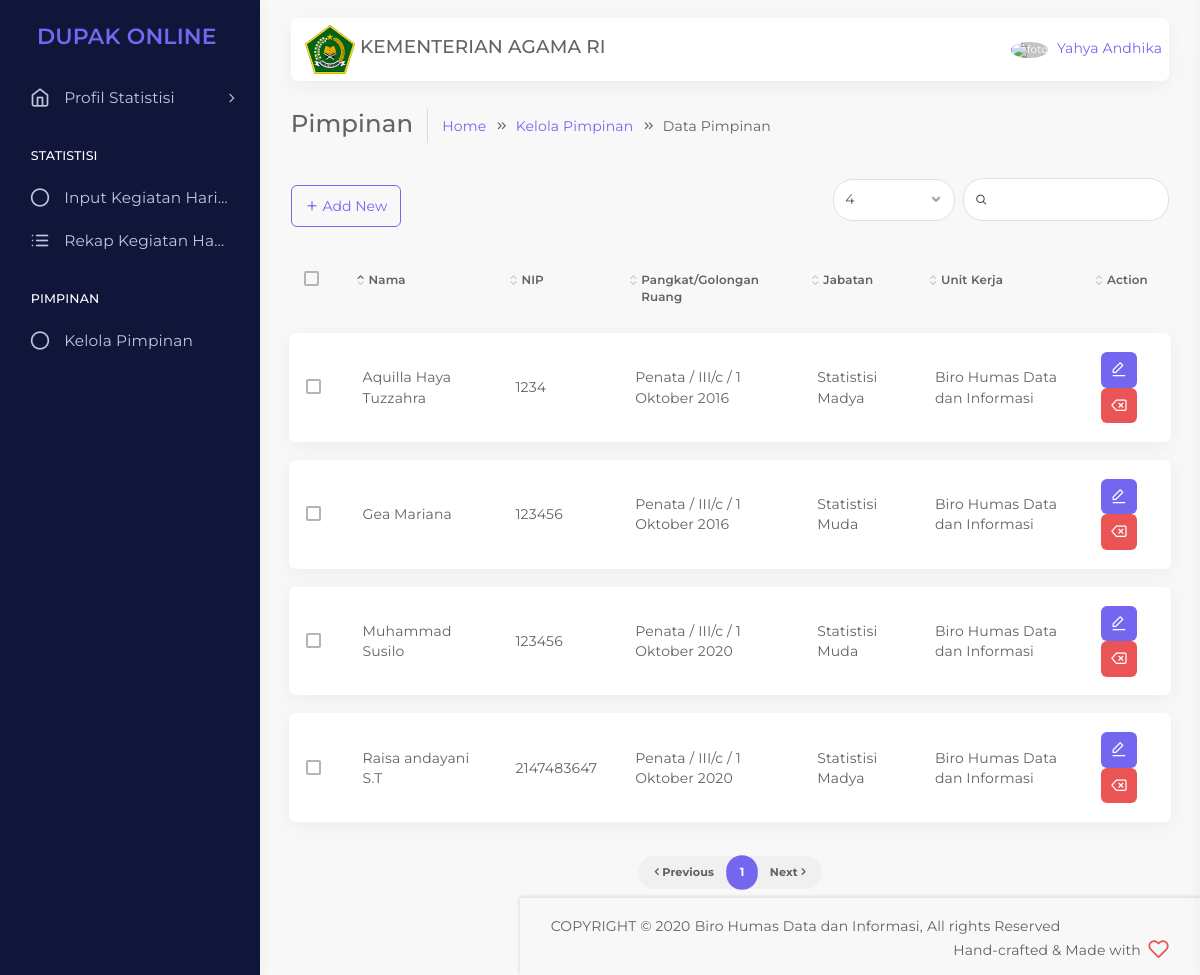
/statistisi/pimpinan.php (signed in), run on the app's committed database.
### tables this page shows
CREATE TABLE `pengguna` (
  `id_pengguna` int(100) NOT NULL,
  `nama` varchar(100) NOT NULL,
  `nip` varchar(225) NOT NULL,
  `password` varchar(255) NOT NULL,
  `email` varchar(255) NOT NULL,
  `alamat` varchar(255) NOT NULL,
  `no_seri_kapreg` varchar(1000) NOT NULL,
  `tempat_tanggal_lahir` varchar(100) NOT NULL,
  `tgl_lahir` date NOT NULL,
  `jenis_kelamin` varchar(100) NOT NULL,
  `pendidikan` varchar(100) NOT NULL,
  `pangkat` varchar(100) NOT NULL,
  `jabatan` enum('Statistisi Muda','Statistisi Madya') NOT NULL,
  `masa_kerja` varchar(100) NOT NULL,
  `unit_kerja` varchar(100) NOT NULL,
  `role` varchar(255) NOT NULL
);

CREATE TABLE `pimpinan` (
  `id_pimpinan` int(255) NOT NULL,
  `nama` varchar(255) NOT NULL,
  `nip` int(255) NOT NULL,
  `pangkat_golongan` varchar(255) NOT NULL,
  `jabatan` varchar(255) NOT NULL,
  `unit_kerja` varchar(255) NOT NULL
);

### session_co.php (called while the page is built, shortened)
<?php
   include('config.php');
   $user_check = $_SESSION['login'];
   $ses_sql = mysqli_query($mysqli,"SELECT * FROM pengguna WHERE nip = '$user_check'");
   while ($row = mysqli_fetch_array($ses_sql,MYSQLI_ASSOC)){
      $login_session = $row['nama'];
   }
?>

### statistisi/pimpinan.php (the view, shortened to what this page needs)
<?php
    include('../session_co.php');
?>
<!DOCTYPE html>
<html class="loading" lang="en" data-textdirection="ltr">
<head>
    <link rel="stylesheet" type="text/css" href="../app-assets/vendors/css/vendors.min.css">
    <link rel="stylesheet" type="text/css" href="../app-assets/vendors/css/tables/datatable/datatables.min.css">
    <link rel="stylesheet" type="text/css" href="../app-assets/vendors/css/file-uploaders/dropzone.min.css">
    <link rel="stylesheet" type="text/css" href="../app-assets/vendors/css/tables/datatable/extensions/dataTables.checkboxes.css">
    <link rel="stylesheet" type="text/css" href="../app-assets/css/bootstrap.css">
    <link rel="stylesheet" type="text/css" href="../app-assets/css/bootstrap-extended.css">
    <link rel="stylesheet" type="text/css" href="../app-assets/css/colors.css">
    <link rel="stylesheet" type="text/css" href="../app-assets/css/components.css">
    <link rel="stylesheet" type="text/css" href="../app-assets/css/themes/dark-layout.css">
    <link rel="stylesheet" type="text/css" href="../app-assets/css/themes/semi-dark-layout.css">
    <link rel="stylesheet" type="text/css" href="../app-assets/css/core/menu/menu-types/vertical-menu.css">
    <link rel="stylesheet" type="text/css" href="../app-assets/css/core/colors/palette-gradient.css">
    <link rel="stylesheet" type="text/css" href="../app-assets/css/plugins/file-uploaders/dropzone.css">
    <link rel="stylesheet" type="text/css" href="../app-assets/css/pages/data-list-view.css">
    <link rel="stylesheet" type="text/css" href="../assets/css/style.css">
</head>
<body class="vertical-layout vertical-menu-modern semi-dark-layout 2-columns  navbar-floating footer-static  " data-open="click" data-menu="vertical-menu-modern" data-col="2-columns" data-layout="semi-dark-layout">
    <nav class="header-navbar navbar-expand-lg navbar navbar-with-menu floating-nav navbar-light navbar-shadow">
        <div class="navbar-wrapper">
            <div class="navbar-container content">
                <div class="navbar-collapse" id="navbar-mobile">
                    <div class="mr-auto float-left bookmark-wrapper d-flex align-items-center">
                        <ul class="nav navbar-nav">
                            <li class="nav-item d-none d-lg-block"><img src="../app-assets/images/pages/kemenag25.png"><a class="h4"> KEMENTERIAN AGAMA RI</a>
                            </li>
                        </ul>
                    </div>
                        <a class="dropdown-toggle nav-link dropdown-user-link section_userinfo" href="#" data-toggle="dropdown">
                            <span class="avatar avatar-online">
                            <img src="https://sso.undip.ac.id/assets/app/images/user.png" style="max-width: 45px;" alt="foto"><i></i></span>
                            <span class="user-name" style="margin-bottom: 1rem;" >  <?php echo $login_session; ?></span></a>
                </div>
            </div>
        </div>
    </nav>
    <div class="main-menu menu-fixed menu-dark menu-accordion menu-shadow" data-scroll-to-active="true">
        <div class="navbar-header">
            <ul class="nav navbar-nav flex-row">
            <li class="nav-item mr-auto"><a class="navbar-brand" href="app-user-view.php">
                        <h2 class="brand-text mb-0">DUPAK ONLINE</h2>
                    </a></li>
                <li class="nav-item nav-toggle"><a class="nav-link modern-nav-toggle pr-0" data-toggle="collapse"></a></li>
            </ul>
        </div>
        <div class="main-menu-content">
            <ul class="navigation navigation-main" id="main-menu-navigation" data-menu="menu-navigation">
                <li class=" nav-item"><a href="app-user-view.php"><i class="feather icon-home"></i><span class="menu-title" data-i18n="Dashboard">Profil Statistisi</span></a>
                </li>
                <li class=" navigation-header"><span>Statistisi</span>
                </li>
                <li class=" nav-item"><a href="./rekap-kegiatan-harian.php"><i class="feather icon-circle"></i><span class="menu-title" data-i18n="Rekap Kerja Harian">Input Kegiatan Harian</span></a>
                </li>
                <li class=" nav-item"><a href="./detail-rekap.php"><i class="feather icon-list"></i><span class="menu-title" data-i18n="Rekap Kerja Harian">Rekap Kegiatan Harian</span></a>
                </li>
                <li class=" navigation-header"><span>Pimpinan</span>
                </li>
                <li class=" nav-item"><a href="./pimpinan.php"><i class="feather icon-circle"></i><span class="menu-title" data-i18n="Rekap Kerja Harian">Kelola Pimpinan</span></a>
                </li>
            </ul>
        </div>
        </div>
    <div class="app-content content">
        <div class="content-wrapper">
            <div class="content-header row">
                <div class="content-header-left col-md-9 col-12 mb-2">
                    <div class="row breadcrumbs-top">
                        <div class="col-12">
                            <h2 class="content-header-title float-left mb-0">Pimpinan</h2>
                            <div class="breadcrumb-wrapper col-12">
                                <ol class="breadcrumb">
                                    <li class="breadcrumb-item"><a href="index.html">Home</a>
                                    </li>
                                    <li class="breadcrumb-item"><a href="#">Kelola Pimpinan</a>
                                    </li>
                                    <li class="breadcrumb-item active">Data Pimpinan
                                    </li>
                                </ol>
                            </div>
                        </div>
                    </div>
                </div>
            <div class="content-body">
                <section id="data-list-view" class="data-list-view-header">
                    <div class="table-responsive">
                        <table class="table data-list-view">
                            <thead>
                                <tr>
                                    <th></th>
                                    <th>Nama</th>
                                    <th>NIP</th>
                                    <th>Pangkat/Golongan Ruang</th>
                                    <th>Jabatan</th>
                                    <th>Unit Kerja</th>
                                    <th>Action</th>
                                </tr>
                            </thead>
                            <tbody>
                            <?php
                                include_once("../config.php");
                                $result = mysqli_query($mysqli, "SELECT * FROM pimpinan ORDER BY id_pimpinan ASC");
                                while($user_data = mysqli_fetch_array($result)) {
                                ?>
                                <tr>
                                    <td></td>
                                    <td><?php echo $user_data['nama']; ?></td>
                                    <td><?php echo $user_data['nip']; ?></td>
                                    <td><?php echo $user_data['pangkat_golongan']; ?></td>
                                    <td><?php echo $user_data['jabatan']; ?></td>
                                    <td><?php echo $user_data['unit_kerja']; ?></td>
                                    <td class="product-action">
                                    <a href="pimpinan-edit.php?id_pimpinan=<?php echo $user_data['id_pimpinan']; ?>" data-toggle="tooltip" data-placement="top" title="Edit" class="btn btn-icon btn-primary"><i class="feather icon-edit-1"></i></a>
                                    <a href="./delete.php?id_pimpinan=<?php echo $user_data['id_pimpinan']; ?>"data-toggle="tooltip" data-placement="top" title="Delete" class="btn btn-icon btn-danger" id="confirm-color"><i class="feather icon-delete"></i></a>
                                    </td>
                                    </tr>
                                    <?php } ?>
                            </tbody>
                        </table>
                    </div>
                    </div>
            </div>
        </div>
    </div>
    <footer class="footer fixed-bottom navbar-shadow footer-light">
        <p class="clearfix blue-grey lighten-2 mb-0"><span class="float-md-left d-block d-md-inline-block mt-25">COPYRIGHT &copy; 2020<a class="text-bold-800 grey darken-2"  target="_blank">Biro Humas Data dan Informasi,</a>All rights Reserved</span><span class="float-md-right d-none d-md-block">Hand-crafted & Made with<i class="feather icon-heart pink"></i></span>
        </p>
    </footer>
</body>
</html>

### app-assets/css/themes/semi-dark-layout.css (style rules this page uses)
body.semi-dark-layout .main-menu { background-color : #10163A; }
body.semi-dark-layout .main-menu-content .navigation-main { background-color : #10163A; }
body.semi-dark-layout .main-menu-content .navigation-main .nav-item i { color : #C2C6DC; }
body.semi-dark-layout .main-menu-content .navigation-main .nav-item a:after, body.semi-dark-layout .main-menu-content .navigation-main .nav-item a { color : #C2C6DC; }

### app-assets/css/core/menu/menu-types/vertical-menu.css (style rules this page uses)
body.vertical-layout.vertical-menu-modern .main-menu .navigation > li > a > i { font-size : 1.2rem; margin-right : 1rem; float : left; }
body.vertical-layout.vertical-menu-modern .main-menu { -webkit-transition : 0.4s cubic-bezier(0.25, 0.8, 0.25, 1); transition : 0.4s cubic-bezier(0.25, 0.8, 0.25, 1); -webkit-transform : translate3d(0, 0, 0); transform : translate3d(0, 0, 0); -webkit-backface-visibility : hidden; backface-visibility : hidden; }
body.vertical-layout.vertical-menu-modern.menu-expanded .main-menu { width : 260px; }
body.vertical-layout.vertical-menu-modern.menu-expanded .main-menu .navigation > li > a > i { margin-right : 1rem; float : left; }
body.vertical-layout.vertical-menu-modern.menu-expanded .main-menu .navigation > li > a > i:before { font-size : 1.429rem; }
body.vertical-layout.vertical-menu-modern.menu-expanded .main-menu .navigation > li > a > span { -webkit-animation : 0.3s cubic-bezier(0.25, 0.8, 0.25, 1) 0s normal forwards 1 fadein; animation : 0.3s cubic-bezier(0.25, 0.8, 0.25, 1) 0s normal forwards 1 fadein; }
body.vertical-layout.vertical-menu-modern.menu-expanded .main-menu .navigation li.has-sub > a:not(.mm-next):after { content : '\f105'; font-family : 'FontAwesome'; font-size : 1.1rem; display : inline-block; position : absolute; right : 25px; top : 10px; -webkit-transform : rotate(0deg); -ms-transform : rotate(0deg); transform : rotate(0deg); transition : -webkit-transform 0.2s ease-in-out; }
body.vertical-layout.vertical-menu-modern.menu-expanded .footer { margin-left : 260px; }
@media (min-width: 992px) { body.vertical-layout.vertical-menu-modern .main-menu { width : 260px; } }
@media (min-width: 992px) { body.vertical-layout.vertical-menu-modern .footer { margin-left : 260px; } }

### app-assets/css/pages/data-list-view.css (style rules this page uses)
table.data-list-view.dataTable, table.data-thumb-view.dataTable { border-spacing : 0 1.3rem; padding : 0 0.7rem; }
table.data-list-view.dataTable thead th, table.data-thumb-view.dataTable thead th { padding : 0.714rem 1.785rem; font-weight : 600; }
table.data-list-view.dataTable thead th:first-child, table.data-thumb-view.dataTable thead th:first-child { padding-left : 0; }
table.data-list-view.dataTable thead .sorting_asc, table.data-list-view.dataTable thead .sorting_desc, table.data-list-view.dataTable thead .sorting, table.data-thumb-view.dataTable thead .sorting_asc, table.data-thumb-view.dataTable thead .sorting_desc, table.data-thumb-view.dataTable thead .sorting { padding-right : inherit; }
table.data-list-view.dataTable thead .sorting_asc:before, table.data-list-view.dataTable thead .sorting_desc:before, table.data-list-view.dataTable thead .sorting:before, table.data-thumb-view.dataTable thead .sorting_asc:before, table.data-thumb-view.dataTable thead .sorting_desc:before, table.data-thumb-view.dataTable thead .sorting:before { font-size : 0.7rem; left : 0.857rem; top : 0.642rem; }
table.data-list-view.dataTable thead .sorting_asc:after, table.data-list-view.dataTable thead .sorting_desc:after, table.data-list-view.dataTable thead .sorting:after, table.data-thumb-view.dataTable thead .sorting_asc:after, table.data-thumb-view.dataTable thead .sorting_desc:after, table.data-thumb-view.dataTable thead .sorting:after { font-size : 0.7rem; left : 0.857rem; top : 1.071rem; }
table.data-list-view.dataTable tbody tr, table.data-thumb-view.dataTable tbody tr { background-color : #FFFFFF; box-shadow : rgba(0, 0, 0, 0.05) 0 4px 20px 0; cursor : pointer; -webkit-transition : all 0.3s ease; transition : all 0.3s ease; border-radius : 0.5rem; }
table.data-list-view.dataTable tbody tr td:first-child, table.data-thumb-view.dataTable tbody tr td:first-child { padding-left : 1rem; border-top-left-radius : 0.5rem; border-bottom-left-radius : 0.5rem; }
table.data-list-view.dataTable tbody tr td:last-child, table.data-thumb-view.dataTable tbody tr td:last-child { border-top-right-radius : 0.5rem; border-bottom-right-radius : 0.5rem; }
table.data-list-view.dataTable tbody td, table.data-thumb-view.dataTable tbody td { padding : 1.357rem; border : none; vertical-align : middle; }

### data on the page
pengguna: nama "Yahya Andhika"
pimpinan: nama "Aquilla Haya Tuzzahra", nip "1234", pangkat_golongan "Penata / III/c / 1 Oktober 2016", jabatan "Statistisi Madya", unit_kerja "Biro Humas Data dan Informasi"
pimpinan: nama "Muhammad Susilo", nip "123456", pangkat_golongan "Penata / III/c / 1 Oktober 2020", jabatan "Statistisi Muda", unit_kerja "Biro Humas Data dan Informasi"
pimpinan: nama "Gea Mariana", nip "123456", pangkat_golongan "Penata / III/c / 1 Oktober 2016", jabatan "Statistisi Muda", unit_kerja "Biro Humas Data dan Informasi"
pimpinan: nama "Raisa andayani S.T", nip "2147483647", pangkat_golongan "Penata / III/c / 1 Oktober 2020", jabatan "Statistisi Madya", unit_kerja "Biro Humas Data dan Informasi"
